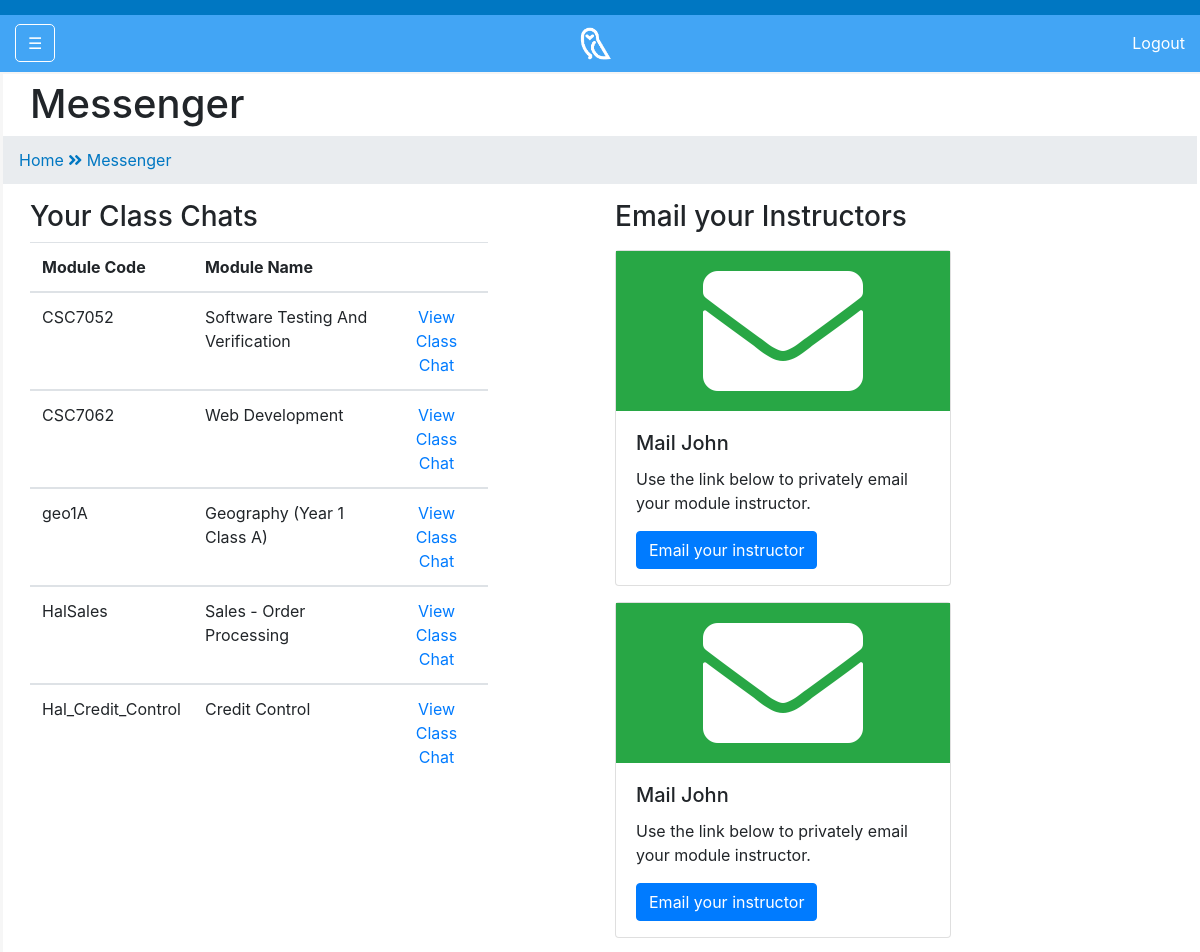
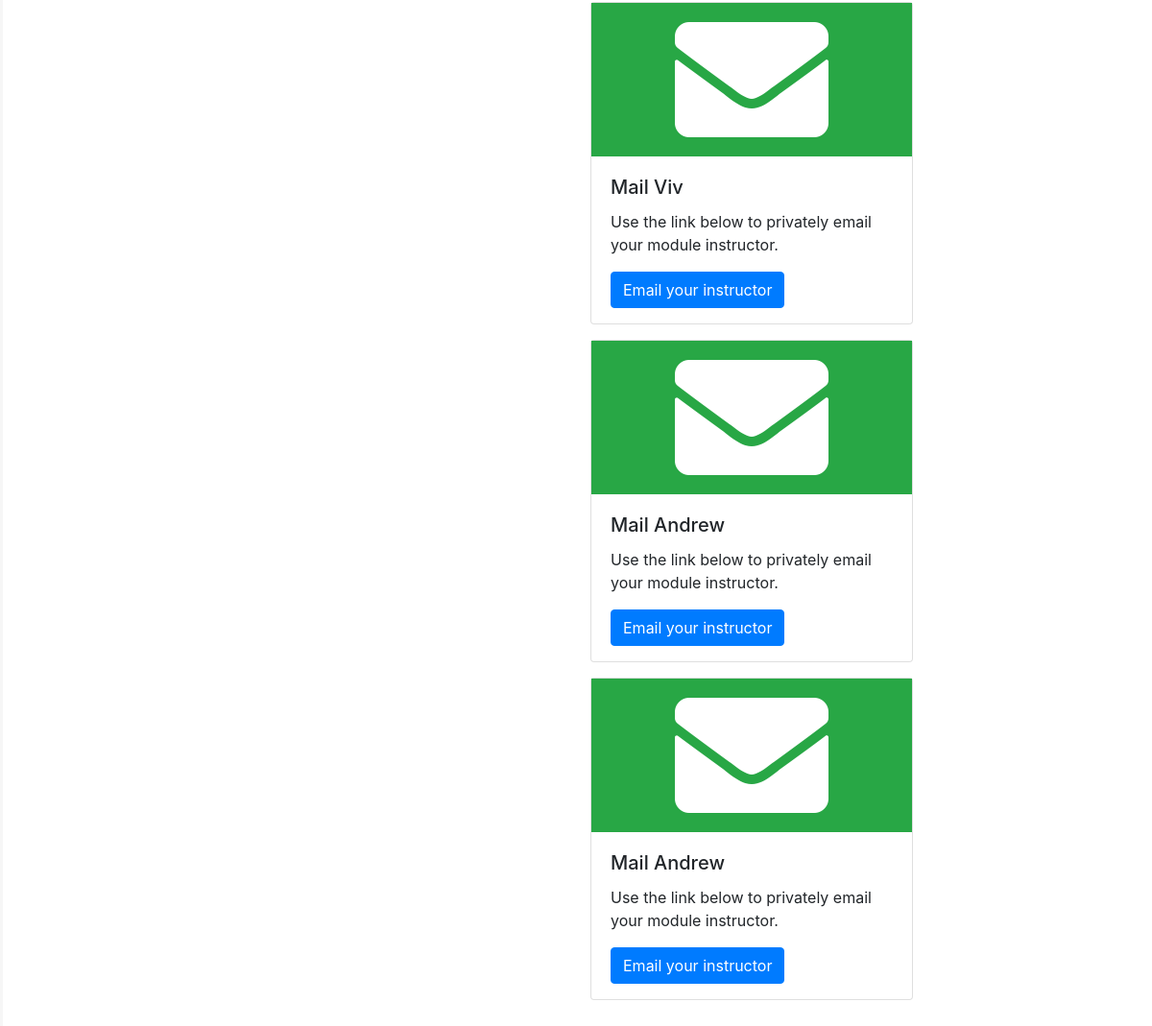
The page /httpdocs/cater/messenger.php (signed in) on the database its author committed (2 pictures, top to bottom).
### tables this page shows
CREATE TABLE `vleModules` (
  `moduleCode` varchar(50) NOT NULL,
  `moduleName` varchar(100) NOT NULL
);

CREATE TABLE `vleTeacherTeaches` (
  `moduleCode` varchar(50) NOT NULL,
  `teacherID` int(11) NOT NULL
);

CREATE TABLE `vleUsers` (
  `id` int(11) NOT NULL,
  `firstName` varchar(100) NOT NULL,
  `lastName` varchar(100) NOT NULL,
  `emailAddress` varchar(200) NOT NULL,
  `pword` varchar(50) NOT NULL,
  `userType` int(11) NOT NULL
);

### httpdocs/cater/messenger.php (the view, shortened to what this page needs)
<?php
include 'connections/conn.php';
if (isset($_SESSION["student"])) {
    $email = $_SESSION["student"];
    $query = "select * from vleModules join vleStudentTakes on vleModules.moduleCode = vleStudentTakes.moduleCode join vleUsers on vleStudentTakes.studentID=vleUsers.id join vleTeacherTeaches on vleStudentTakes.moduleCode = vleTeacherTeaches.moduleCode where vleUsers.emailAddress='$email'";
    $result = mysqli_query($conn, $query) or die(mysqli_error($conn));
} else if (isset($_SESSION["admin"])) {
    $email = $_SESSION["admin"];
    $query = "select * from vleModules join vleStudentTakes on vleModules.moduleCode = vleStudentTakes.moduleCode join vleUsers on vleStudentTakes.studentID=vleUsers.id where vleUsers.emailAddress='$email'";
    $result = mysqli_query($conn, $query) or die(mysqli_error($conn));
} else if (isset($_SESSION["instructor"])) {
    $email = $_SESSION["instructor"];
    $query = "select * from vleModules join vleTeacherTeaches on vleModules.moduleCode = vleTeacherTeaches.moduleCode join vleUsers on vleTeacherTeaches.teacherID=vleUsers.id where vleUsers.emailAddress='$email'";
    $result = mysqli_query($conn, $query) or die(mysqli_error($conn));
} else {
    header('Location: login.php');
}
?>
<!DOCTYPE html>
<html lang ="en">
    <head>
        <link rel="stylesheet" href="https://maxcdn.bootstrapcdn.com/bootstrap/4.0.0/css/bootstrap.min.css">
        <link rel="stylesheet" href="css/mystyle.css">
        <link rel="stylesheet" href="https://use.fontawesome.com/releases/v5.0.9/css/all.css">
    </head>
    <body>
        <div class="fixed-top">
            <div class = "col-lg-12 myhead">
            </div>
            <div class = "col-lg-12 mynav">
                <nav class = "navbar navbar-inverse navbar-toggleable-sm mynav fixed-top" id="vlenav">
                    <div class="container-fluid">
                        <a href = "#" class="btn mybtn" id="menu-toggle">&#9776;</a>
                        <a class = "owlfavicon" href = "index.php" >
                            <img src="img/owl_favicon.png" alt="owl favicon" class = "owlfavicon">
                        </a>
                        <a href="logout.php" id="logout">Logout</a>
                    </div>
                </nav>
            </div>
        </div>
        <div id ="wrapper">
            <div id = "sidemenu-wrapper">
            </div>
            <div id="content-wrapper">
                <div class = "container-fluid">
                    <div class ="row">
                        <div class = "col-lg-12">
                            <h1>Messenger</h1>
                            <ol class="breadcrumb" id="mybreadcrumb">
                                <li>
                                    <a href="index.php" id="breadcrumbitem">Home&nbsp;</a>
                                </li>
                                <li>
                                    <i class="fas fa-angle-double-right" id="breadcrumbitem"></i>
                                </li>
                                <li>
                                    <a href="messenger.php" class="active" id="breadcrumbitem">&nbsp;Messenger</a>
                                </li>
                            </ol>
                            <div class="row">
                                <div class="col-md-5">
                                    <h3>Your Class Chats</h3>
                                    <table class='table table-hover'>
                                        <thead>
                                            <tr>
                                                <th scope='col'>Module Code</th>
                                                <th scope='col'>Module Name</th>
                                                <th scope='col'></th>
                                            </tr>
                                        </thead>
                                            <?php
                                            if (mysqli_num_rows($result) > 0) {
                                                while ($row = mysqli_fetch_assoc($result)) {
                                                    $moduleCode = $row['moduleCode'];
                                                    $moduleName = $row['moduleName'];
                                           echo "<tbody>
                                                    <tr>
                                                        <td>$moduleCode</td>
                                                        <td>$moduleName</td>
                                                        <td align='center'>
                                                           <a href='modulediscussionboard.php?module=$moduleCode'>View Class Chat</a>
                                                        </td>
                                                    </tr>";
                                                }
                                            }
                                            ?>
                                    </table>
                                </div>
                                <div class="col-md-5 offset-md-1">
                                        <?php
                                        include 'connections/conn.php';
                                        if (isset($_SESSION["student"])) {
                                            $studentemail = $_SESSION["student"];
                                            $studentquery = "select * from vleModules join vleStudentTakes on vleModules.moduleCode = vleStudentTakes.moduleCode join vleUsers on vleStudentTakes.studentID=vleUsers.id join vleTeacherTeaches on vleStudentTakes.moduleCode = vleTeacherTeaches.moduleCode where vleUsers.emailAddress='$studentemail'";
                                            $studentresult = mysqli_query($conn, $studentquery) or die(mysqli_error($conn));
                                            echo '<h3>Email your Instructors</h3>';
                                            if (mysqli_num_rows($studentresult) > 0) {
                                                $instructorCounter = 0;
                                                while ($row = mysqli_fetch_assoc($studentresult)) {
                                                    $instructorid[$instructorCounter] = $row['teacherID'];
                                                    $instructorCounter++;
                                                }
                                                foreach($instructorid as $aninstructor) {
                                                    $instructorquery = "select * from vleUsers where id = $aninstructor";
                                                    $instructorresult = mysqli_query($conn, $instructorquery) or die(mysqli_error($conn));
                                                    if (mysqli_num_rows($instructorresult) > 0) {
                                                        while ($row = mysqli_fetch_assoc($instructorresult)) {
                                                            $name = $row['firstName'];
                                                            $email = $row['emailAddress'];
                                                            echo"<div class='col-xs-5'>
                                                                    <div class='card' id = 'mymessengercard'>
                                                                        <i class='fas fa-envelope fa-10x myicon'></i>
                                                                            <div class='card-body'>
                                                                                <h5 class='card-title'>Mail $name</h5>
                                                                                <p class='card-text'>Use the link below to privately email your module instructor.</p>
                                                                                <a href='mailto: $email' class='btn btn-primary'>Email your instructor</a>
                                                                            </div>
                                                                    </div>
                                                                </div>";
                                                        }
                                                    }
                                                }
                                        }
                                        }
                                        ?>
                                </div>
                            </div>
                        </div>
                    </div>
                </div>
            </div>
        </div>
    </body>
</html>

### httpdocs/cater/css/mystyle.css (style rules this page uses)
#sidemenu-wrapper { z-index: 1; position: fixed; width: 0; height: 100%; overflow-y: hidden; background: #FFF; border-right: 3px solid whitesmoke; opacity: 0.9; padding-top: 80px; transition: all 500ms linear; }
#breadcrumbitem { color:#0077c2; }
#content-wrapper { width: 100%; position: absolute; padding-top: 80px; padding-left: 15px; padding-right: 15px; padding-bottom: 15px; transition: all 500ms linear; }
.owlfavicon { margin: auto; width: 3em !important; }
.mynav { margin-top: 15px; background: #42a5f5; border-bottom: solid 2px whitesmoke !important; }
.mybtn { color: #fff; border: solid #fff 1px; border-radius: 5px; }
.myhead { height: 15px; width: 100%; background: #0077c2; }
#mybreadcrumb { border-radius: 0px !important; margin-left: -27px !important; margin-right: -27px !important; }
#logout { float: right; color:white; text-decoration: none; }
.mynav { padding-left: 0px; padding-right: 0px; }
#mymessengercard { height: 21rem; width: 21rem; margin-top: 1rem; margin-right: 2rem; margin-bottom: 1rem; }
.myicon { background-color:#28a745; color:#fff; text-align: center; }

### rows shown on the page
vlemodules: vleteacherteaches.moduleCode "CSC7052", moduleName "Software Testing And Verification"
vlemodules: vleteacherteaches.moduleCode "CSC7062", moduleName "Web Development"
vlemodules: vleteacherteaches.moduleCode "geo1A", moduleName "Geography (Year 1 Class A)"
vlemodules: vleteacherteaches.moduleCode "HalSales", moduleName "Sales - Order Processing"
vlemodules: vleteacherteaches.moduleCode "Hal_Credit_Control", moduleName "Credit Control"
vleusers: firstName "John"
vleusers: firstName "Viv"
vleusers: firstName "Andrew"
